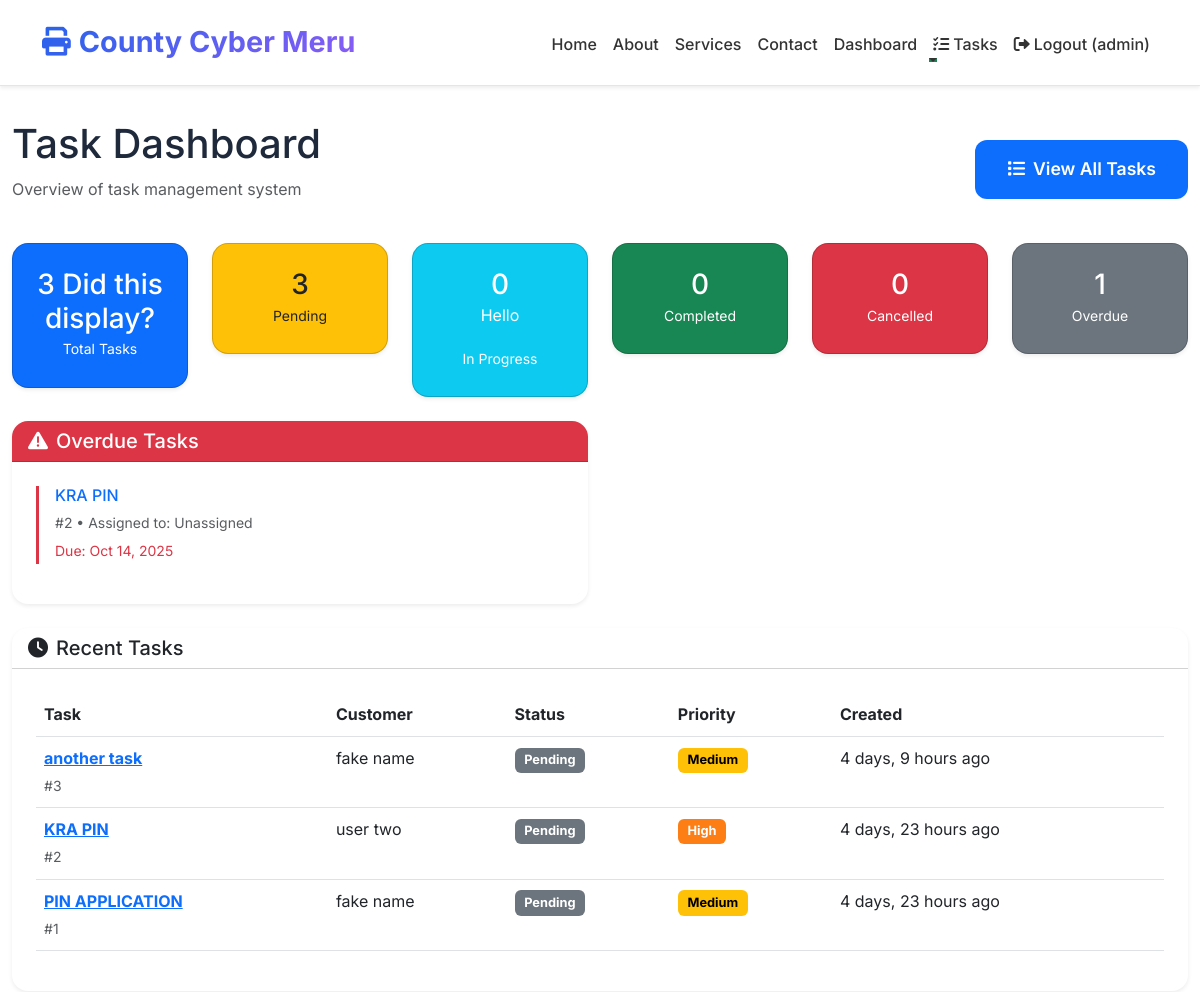
/task-manager/dashboard/ (signed in, upper part), run on an earlier commit of the app's database.
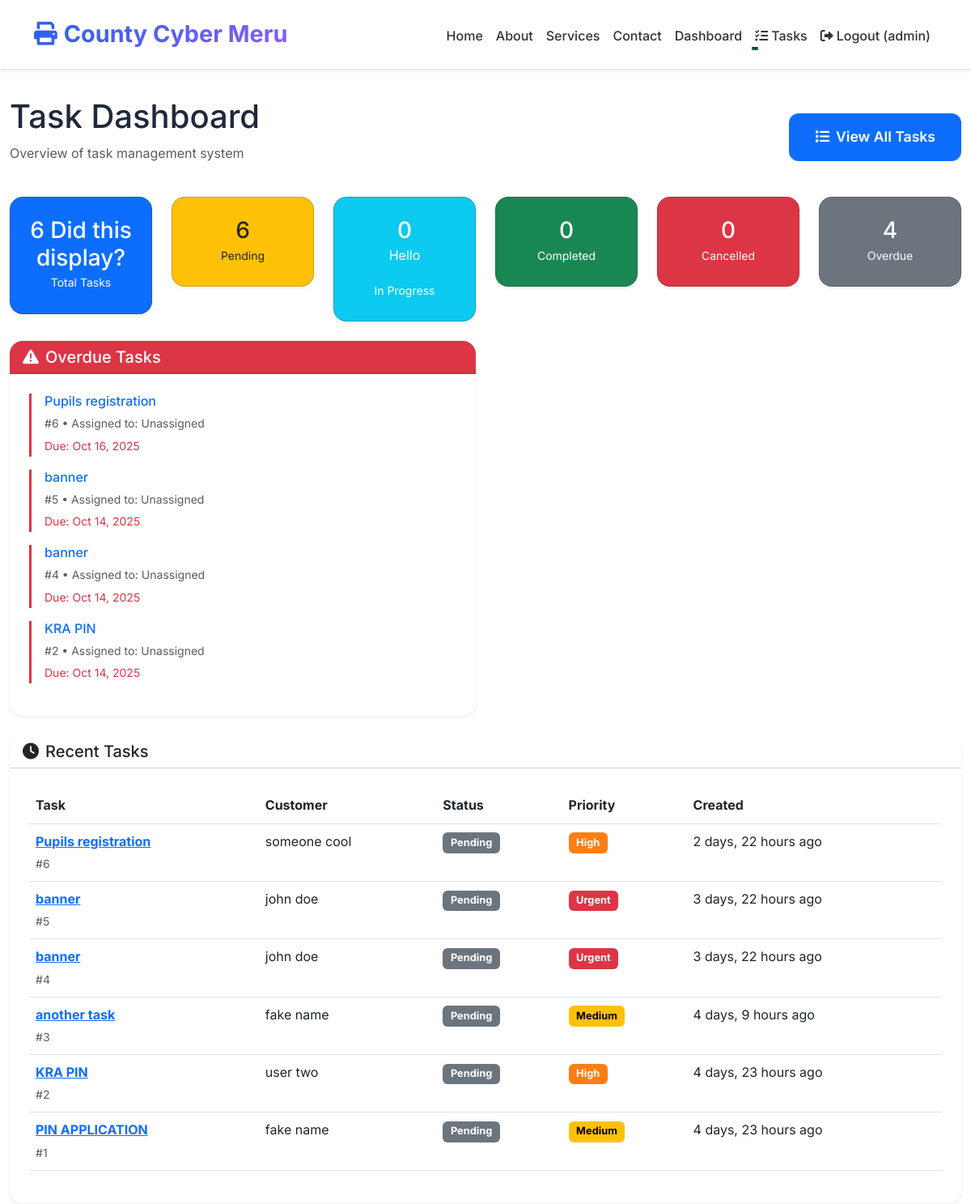
And on a later commit of the database.
### task_manager/models.py (models this page shows, shortened)
class Task(models.Model):
    STATUS_CHOICES = [
        ('pending', 'Pending'),
        ('in_progress', 'In Progress'),
        ('completed', 'Completed'),
        ('cancelled', 'Cancelled'),
    ]
    PRIORITY_CHOICES = [
        ('low', 'Low'),
        ('medium', 'Medium'),
        ('high', 'High'),
        ('urgent', 'Urgent'),
    ]
    title = models.CharField(max_length=200)
    description = models.TextField()
    category = models.ForeignKey(
        TaskCategory,
        on_delete=models.CASCADE,
        related_name='tasks'
    )
    customer_name = models.CharField(max_length=100)
    customer_email = models.EmailField()
    customer_phone = models.CharField(max_length=20, blank=True)
    status = models.CharField(max_length=20, choices=STATUS_CHOICES, default='pending')
    priority = models.CharField(max_length=20, choices=PRIORITY_CHOICES, default='medium')
    assigned_to = models.ForeignKey(
        settings.AUTH_USER_MODEL,
        on_delete=models.SET_NULL,
        null=True,
        blank=True,
        limit_choices_to={'is_staff': True},
        related_name='assigned_tasks'
    )
    price = models.DecimalField(max_digits=10, decimal_places=2, null=True, blank=True)
    created_at = models.DateTimeField(auto_now_add=True)
    updated_at = models.DateTimeField(auto_now=True)
    due_date = models.DateTimeField(null=True, blank=True)
    completed_at = models.DateTimeField(null=True, blank=True)
    cancellation_reason = models.TextField(blank=True)
    staff_notes = models.TextField(blank=True, help_text="Internal notes for staff")
    attachment = models.FileField(upload_to='task_attachments/', blank=True, null=True)
    class Meta:
        ordering = ['-created_at']
        indexes = [
            models.Index(fields=['status']),
            models.Index(fields=['priority']),
            models.Index(fields=['created_at']),
            models.Index(fields=['assigned_to']),
            models.Index(fields=['category']),
        ]

### task_manager/views.py (the view)
# urls.py: path('dashboard/', views.task_dashboard, name='task-dashboard'),
@user_passes_test(is_staff_user)
@login_required
def task_dashboard(request):
    status_counts = Task.objects.aggregate(
        total=Count('id'),
        pending=Count('id', filter=Q(status='pending')),
        in_progress=Count('id', filter=Q(status='in_progress')),
        completed=Count('id', filter=Q(status='completed')),
        cancelled=Count('id', filter=Q(status='cancelled'))
    )
    overdue_count = Task.objects.filter(
        due_date__lt=timezone.now(),
        status__in=['pending', 'in_progress']
    ).count()
    tasks_by_priority = Task.objects.values('priority').annotate(count=Count('id'))
    tasks_by_category = Task.objects.values('category__name').annotate(count=Count('id'))
    recent_tasks = Task.objects.all().select_related('category', 'assigned_to').order_by('-created_at')[:10]
    overdue_tasks = Task.objects.filter(
        due_date__lt=timezone.now(),
        status__in=['pending', 'in_progress']
    ).select_related('category', 'assigned_to')[:10]
    if request.user.is_authenticated:
        my_tasks = Task.objects.filter(assigned_to=request.user).exclude(
            status__in=['completed', 'cancelled']
        ).select_related('category')[:10]
    else:
        my_tasks = []
    context = {
        'tasks_by_status': status_counts,  # This is now a proper dictionary
        'overdue_count': overdue_count,
        'tasks_by_priority': list(tasks_by_priority),
        'tasks_by_category': list(tasks_by_category),
        'recent_tasks': recent_tasks,
        'overdue_tasks': overdue_tasks,
        'my_tasks': my_tasks,
        'title': 'Task Dashboard'
    }
    return render(request, 'task_manager/task_dashboard.html', context)

### task_manager/views.py (called while the page is built)
def is_staff_user(user):
    return user.is_staff

### templates/task_manager/task_dashboard.html (shortened to what the changed rows need)
{% extends 'task_manager/base_task.html' %}
{% load humanize %}
{% block content %}
<div class="container-fluid py-4">
    <div class="d-flex justify-content-between align-items-center mb-4">
        <div>
            <h1 class="text-gradient">Task Dashboard</h1>
        </div>
    </div>
<div class="row mb-4">
    <div class="col-xl-2 col-md-4 col-6">
        <div class="card bg-primary text-white shadow-sm">
            <div class="card-body text-center">
                <h3 class="mb-0">{{ tasks_by_status.total|default:0 }} Did this display?</h3>
                <small>Total Tasks</small>
            </div>
        </div>
    </div>
    <div class="col-xl-2 col-md-4 col-6">
        <div class="card bg-warning text-dark shadow-sm">
            <div class="card-body text-center">
                <h3 class="mb-0">{{ tasks_by_status.pending|default:0 }}</h3>
                <small>Pending</small>
            </div>
        </div>
    </div>
    <div class="col-xl-2 col-md-4 col-6">
        <div class="card bg-secondary text-white shadow-sm">
            <div class="card-body text-center">
                <h3 class="mb-0">{{ overdue_count|default:0 }}</h3>
                <small>Overdue</small>
            </div>
        </div>
    </div>
</div>
    <div class="row">
        {% if overdue_tasks %}
        <div class="col-lg-6">
            <div class="card border-0 shadow-sm mb-4">
                <div class="card-body">
                    {% for task in overdue_tasks %}
                    <div class="border-start border-3 border-danger ps-3 mb-3">
                        <div class="d-flex justify-content-between align-items-start">
                            <div>
                                <h6 class="mb-1">
                                    <a href="{% url 'task_manager:task-detail' task.pk %}" class="text-decoration-none">
                                        {{ task.title }}
                                    </a>
                                </h6>
                                <small class="text-muted">#{{ task.id }} • Assigned to:
                                    {% if task.assigned_to %}
                                    {{ task.assigned_to.get_full_name|default:task.assigned_to.username }}
                                    {% else %}
                                    Unassigned
                                    {% endif %}
                                </small>
                            </div>
                        </div>
                        <small class="text-danger">
                            Due: {{ task.due_date|date:"M d, Y" }}
                        </small>
                    </div>
                    {% endfor %}
                </div>
            </div>
        </div>
        {% endif %}
    </div>
    <div class="card border-0 shadow-sm">
        <div class="card-body">
            <div class="table-responsive">
                <table class="table table-hover">
                    <thead>
                        <tr>
                            <th>Task</th>
                            <th>Customer</th>
                            <th>Status</th>
                            <th>Priority</th>
                            <th>Created</th>
                        </tr>
                    </thead>
                    <tbody>
                        {% for task in recent_tasks %}
                        <tr>
                            <td>
                                <a href="{% url 'task_manager:task-detail' task.pk %}" class="fw-bold">
                                    {{ task.title|truncatewords:4 }}
                                </a>
                                <br>
                                <small class="text-muted">#{{ task.id }}</small>
                            </td>
                            <td>{{ task.customer_name }}</td>
                            <td>
                                <span class="badge task-status-{{ task.status }}">
                                    {{ task.get_status_display }}
                                </span>
                            </td>
                            <td>
                                <span class="badge task-priority-{{ task.priority }}">
                                    {{ task.get_priority_display }}
                                </span>
                            </td>
                            <td>{{ task.created_at|timesince }} ago</td>
                        </tr>
                        {% empty %}
                        <tr>
                            <td colspan="5" class="text-center text-muted py-3">
                                No tasks found
                            </td>
                        </tr>
                        {% endfor %}
                    </tbody>
                </table>
            </div>
        </div>
    </div>
</div>
{% endblock %}

What changed in the data, as far as the page shows it:
added Task: title "Pupils registration", id "6", shows "Unassigned", due_date "Oct 16, 2025", customer_name "someone cool", status "Pending", priority "High", created_at "2 days, 22 hours"
added Task: title "banner", id "5", shows "Unassigned", due_date "Oct 14, 2025", customer_name "john doe", status "Pending", priority "Urgent", created_at "3 days, 22 hours"
added Task: title "banner", id "4", shows "Unassigned", due_date "Oct 14, 2025", customer_name "john doe", status "Pending", priority "Urgent", created_at "3 days, 22 hours"
Also different on the page:
{{ tasks_by_status.total|default:0 }}: "3" → "6"
{{ tasks_by_status.pending|default:0 }}: "3" → "6"
{{ overdue_count|default:0 }}: "1" → "4"
